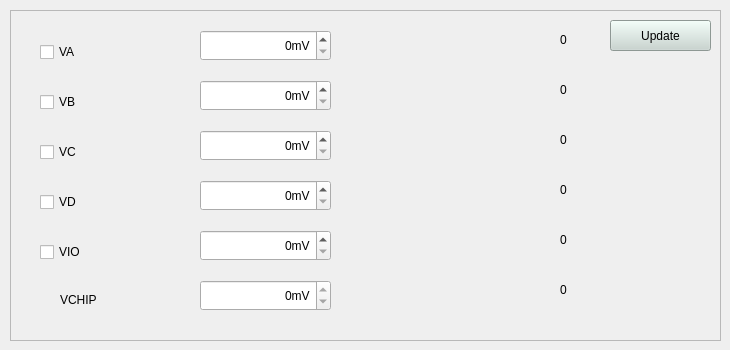
             <widget class="QWidget" name="tab_2">
              <attribute name="title">
               <string>Power Supplies</string>
              </attribute>
              <widget class="QFrame" name="frame_3">
               <property name="geometry">
                <rect>
                 <x>10</x>
                 <y>10</y>
                 <width>711</width>
                 <height>331</height>
                </rect>
               </property>
               <property name="frameShape">
                <enum>QFrame::StyledPanel</enum>
               </property>
               <property name="frameShadow">
                <enum>QFrame::Sunken</enum>
               </property>
               <widget class="QCheckBox" name="checkBoxVA">
                <property name="geometry">
                 <rect>
                  <x>30</x>
                  <y>30</y>
                  <width>94</width>
                  <height>24</height>
                 </rect>
                </property>
                <property name="text">
                 <string>VA</string>
                </property>
               </widget>
               <widget class="QCheckBox" name="checkBoxVB">
                <property name="geometry">
                 <rect>
                  <x>30</x>
                  <y>80</y>
                  <width>94</width>
                  <height>24</height>
                 </rect>
                </property>
                <property name="text">
                 <string>VB</string>
                </property>
               </widget>
               <widget class="QCheckBox" name="checkBoxVC">
                <property name="geometry">
                 <rect>
                  <x>30</x>
                  <y>130</y>
                  <width>94</width>
                  <height>24</height>
                 </rect>
                </property>
                <property name="text">
                 <string>VC</string>
                </property>
               </widget>
               <widget class="QCheckBox" name="checkBoxVD">
                <property name="geometry">
                 <rect>
                  <x>30</x>
                  <y>180</y>
                  <width>94</width>
                  <height>24</height>
                 </rect>
                </property>
                <property name="text">
                 <string>VD</string>
                </property>
               </widget>
               <widget class="QCheckBox" name="checkBoxVIO">
                <property name="geometry">
                 <rect>
                  <x>30</x>
                  <y>230</y>
                  <width>94</width>
                  <height>24</height>
                 </rect>
                </property>
                <property name="text">
                 <string>VIO</string>
                </property>
               </widget>
               <widget class="QSpinBox" name="spinBoxVA">
                <property name="geometry">
                 <rect>
                  <x>190</x>
                  <y>20</y>
                  <width>131</width>
                  <height>31</height>
                 </rect>
                </property>
                <property name="toolTip">
                 <string>Only accepts value range (636 - 2468)</string>
                </property>
                <property name="alignment">
                 <set>Qt::AlignRight|Qt::AlignTrailing|Qt::AlignVCenter</set>
                </property>
                <property name="specialValueText">
                 <string/>
                </property>
                <property name="suffix">
                 <string>mV</string>
                </property>
                <property name="minimum">
                 <number>0</number>
                </property>
                <property name="maximum">
                 <number>2468</number>
                </property>
                <property name="value">
                 <number>0</number>
                </property>
               </widget>
               <widget class="QSpinBox" name="spinBoxVB">
                <property name="geometry">
                 <rect>
                  <x>190</x>
                  <y>70</y>
                  <width>131</width>
                  <height>31</height>
                 </rect>
                </property>
                <property name="toolTip">
                 <string>Only accepts value range (636 - 2468)</string>
                </property>
                <property name="alignment">
                 <set>Qt::AlignRight|Qt::AlignTrailing|Qt::AlignVCenter</set>
                </property>
                <property name="suffix">
                 <string>mV</string>
                </property>
                <property name="maximum">
                 <number>2468</number>
                </property>
               </widget>
               <widget class="QSpinBox" name="spinBoxVC">
                <property name="geometry">
                 <rect>
                  <x>190</x>
                  <y>120</y>
                  <width>131</width>
                  <height>31</height>
                 </rect>
                </property>
                <property name="toolTip">
                 <string>Only accepts value range (636 - 2468)</string>
                </property>
                <property name="alignment">
                 <set>Qt::AlignRight|Qt::AlignTrailing|Qt::AlignVCenter</set>
                </property>
                <property name="suffix">
                 <string>mV</string>
                </property>
                <property name="maximum">
                 <number>2468</number>
                </property>
               </widget>
               <widget class="QSpinBox" name="spinBoxVD">
                <property name="geometry">
                 <rect>
                  <x>190</x>
                  <y>170</y>
                  <width>131</width>
                  <height>31</height>
                 </rect>
                </property>
                <property name="toolTip">
                 <string>Only accepts value range (636 - 2468)</string>
                </property>
                <property name="alignment">
                 <set>Qt::AlignRight|Qt::AlignTrailing|Qt::AlignVCenter</set>
                </property>
                <property name="suffix">
                 <string>mV</string>
                </property>
                <property name="maximum">
                 <number>2468</number>
                </property>
               </widget>
               <widget class="QSpinBox" name="spinBoxVIO">
                <property name="geometry">
                 <rect>
                  <x>190</x>
                  <y>220</y>
                  <width>131</width>
                  <height>31</height>
                 </rect>
                </property>
                <property name="toolTip">
                 <string>Only accepts value range (1200 - 2468)</string>
                </property>
                <property name="alignment">
                 <set>Qt::AlignRight|Qt::AlignTrailing|Qt::AlignVCenter</set>
                </property>
                <property name="suffix">
                 <string>mV</string>
                </property>
                <property name="maximum">
                 <number>2468</number>
                </property>
               </widget>
               <widget class="QSpinBox" name="spinBoxVCHIP">
                <property name="geometry">
                 <rect>
                  <x>190</x>
                  <y>270</y>
                  <width>131</width>
                  <height>31</height>
                 </rect>
                </property>
                <property name="alignment">
                 <set>Qt::AlignRight|Qt::AlignTrailing|Qt::AlignVCenter</set>
                </property>
                <property name="readOnly">
                 <bool>true</bool>
                </property>
                <property name="suffix">
                 <string>mV</string>
                </property>
                <property name="maximum">
                 <number>2468</number>
                </property>
               </widget>
               <widget class="QLabel" name="labelVA">
                <property name="geometry">
                 <rect>
                  <x>550</x>
                  <y>20</y>
                  <width>64</width>
                  <height>19</height>
                 </rect>
                </property>
                <property name="text">
                 <string>0</string>
                </property>
               </widget>
               <widget class="QLabel" name="labelVB">
                <property name="geometry">
                 <rect>
                  <x>550</x>
                  <y>70</y>
                  <width>64</width>
                  <height>19</height>
                 </rect>
                </property>
                <property name="text">
                 <string>0</string>
                </property>
               </widget>
               <widget class="QLabel" name="labelVC">
                <property name="geometry">
                 <rect>
                  <x>550</x>
                  <y>120</y>
                  <width>64</width>
                  <height>19</height>
                 </rect>
                </property>
                <property name="text">
                 <string>0</string>
                </property>
               </widget>
               <widget class="QLabel" name="labelVD">
                <property name="geometry">
                 <rect>
                  <x>550</x>
                  <y>170</y>
                  <width>64</width>
                  <height>19</height>
                 </rect>
                </property>
                <property name="text">
                 <string>0</string>
                </property>
               </widget>
               <widget class="QLabel" name="labelVIO">
                <property name="geometry">
                 <rect>
                  <x>550</x>
                  <y>220</y>
                  <width>64</width>
                  <height>19</height>
                 </rect>
                </property>
                <property name="text">
                 <string>0</string>
                </property>
               </widget>
               <widget class="QLabel" name="labelVCHIP">
                <property name="geometry">
                 <rect>
                  <x>550</x>
                  <y>270</y>
                  <width>64</width>
                  <height>19</height>
                 </rect>
                </property>
                <property name="text">
                 <string>0</string>
                </property>
               </widget>
               <widget class="QLabel" name="label_136">
                <property name="geometry">
                 <rect>
                  <x>50</x>
                  <y>280</y>
                  <width>64</width>
                  <height>19</height>
                 </rect>
                </property>
                <property name="text">
                 <string>VCHIP</string>
                </property>
               </widget>
               <widget class="QPushButton" name="pushButtonPsUpdate">
                <property name="geometry">
                 <rect>
                  <x>600</x>
                  <y>10</y>
                  <width>101</width>
                  <height>31</height>
                 </rect>
                </property>
                <property name="font">
                 <font>
                  <family>Cantarell</family>
                 </font>
                </property>
                <property name="styleSheet">
                 <string notr="true">background-color: rgb(199, 213, 207);</string>
                </property>
                <property name="text">
                 <string>Update</string>
                </property>
                <property name="icon">
                 <iconset theme="update">
                  <normaloff>../../../../.designer</normaloff>../../../../.designer</iconset>
                </property>
                <property name="flat">
                 <bool>false</bool>
                </property>
               </widget>
              </widget>
             </widget>
